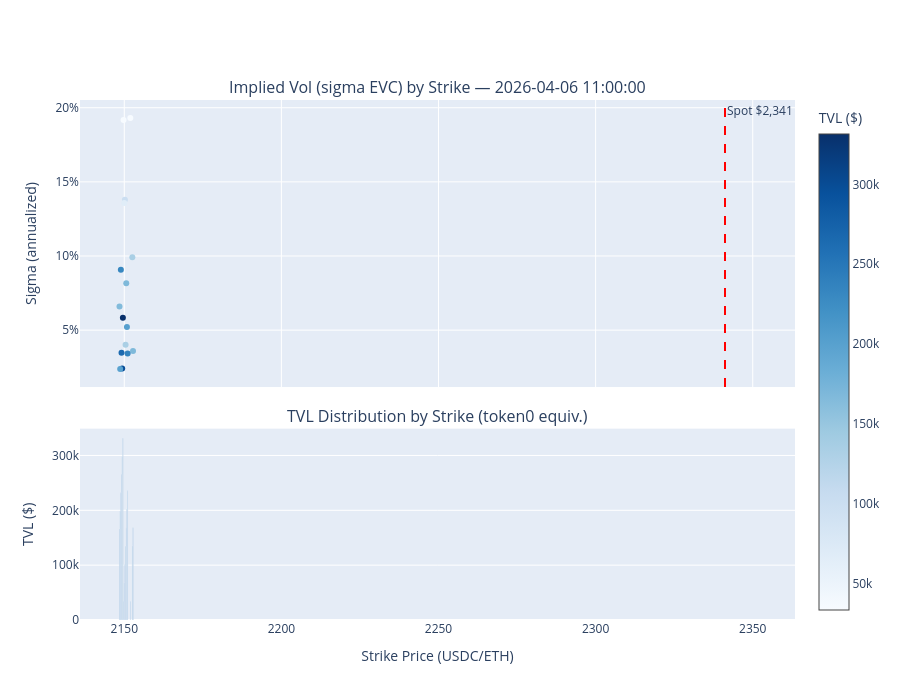

Notebook source saved alongside this figure:
### Code cell
# --- Chart 1: Vol Smile by Strike Price ---
fig = make_subplots(
    rows=2, cols=1, shared_xaxes=True, vertical_spacing=0.08,
    subplot_titles=[
        f"Implied Vol (sigma EVC) by Strike — {latest_hour}",
        "TVL Distribution by Strike (token0 equiv.)",
    ],
    row_heights=[0.6, 0.4],
)

strikes = snap["strike_price"].to_list()
sigmas = snap["sigma_evc"].to_list()
tvls = snap["tick_tvl"].to_list()

# Sigma scatter (color by TVL for liquidity weighting intuition)
fig.add_trace(go.Scatter(
    x=strikes, y=sigmas,
    mode="markers",
    marker=dict(
        size=6, color=tvls, colorscale="Blues", showscale=True,
        colorbar=dict(title="TVL ($)", x=1.02),
    ),
    name="sigma_evc",
    hovertemplate="Strike: $%{x:,.0f}<br>Sigma: %{y:.2%}<br>TVL: $%{marker.color:,.0f}<extra></extra>",
), row=1, col=1)

# Spot reference
fig.add_vline(x=spot, line_dash="dash", line_color="red", annotation_text=f"Spot ${spot:,.0f}", row=1, col=1)
fig.add_vline(x=spot, line_dash="dash", line_color="red", row=2, col=1)

# TVL bar chart
fig.add_trace(go.Bar(
    x=strikes, y=tvls,
    marker_color="rgba(55, 128, 191, 0.6)",
    name="TVL",
    hovertemplate="Strike: $%{x:,.0f}<br>TVL: $%{y:,.0f}<extra></extra>",
), row=2, col=1)

fig.update_yaxes(title_text="Sigma (annualized)", tickformat=".0%", row=1, col=1)
fig.update_yaxes(title_text="TVL ($)", row=2, col=1)
fig.update_xaxes(title_text="Strike Price (USDC/ETH)", row=2, col=1)
fig.update_layout(height=700, showlegend=False)
fig.show()

### Figure 1 — Plotly figure (JSON) as saved in the notebook; plotly's stock layout.template omitted (floating-point values rounded to 4 significant figures)
{"data": [{"hovertemplate": "Strike: $%{x:,.0f}<br>Sigma: %{y:.2%}<br>TVL: $%{marker.color:,.0f}<extra></extra>", "marker": {"color": [168400.0, 134700.0, 33680.0, 235600.0, 202000.0, 168300.0, 134600.0, 101000.0, 67320.0, 33660.0, 331500.0, 298300.0, 265200.0, 232000.0, 198900.0, 165700.0], "colorbar": {"title": {"text": "TVL ($)"}, "x": 1.02}, "colorscale": [[0, "rgb(247,251,255)"], [0.125, "rgb(222,235,247)"], [0.25, "rgb(198,219,239)"], [0.375, "rgb(158,202,225)"], [0.5, "rgb(107,174,214)"], [0.625, "rgb(66,146,198)"], [0.75, "rgb(33,113,181)"], [0.875, "rgb(8,81,156)"], [1, "rgb(8,48,107)"]], "showscale": true, "size": 6}, "mode": "markers", "name": "sigma_evc", "type": "scatter", "x": [2153.0, 2153.0, 2152.0, 2151.0, 2151.0, 2151.0, 2150.0, 2150.0, 2150.0, 2150.0, 2150.0, 2149.0, 2149.0, 2149.0, 2149.0, 2148.0], "xaxis": "x", "y": [0.03585, 0.09917, 0.193, 0.03428, 0.0522, 0.08164, 0.0402, 0.1379, 0.1357, 0.1917, 0.05837, 0.02413, 0.03481, 0.09071, 0.02383, 0.06588], "yaxis": "y"}, {"hovertemplate": "Strike: $%{x:,.0f}<br>TVL: $%{y:,.0f}<extra></extra>", "marker": {"color": "rgba(55, 128, 191, 0.6)"}, "name": "TVL", "type": "bar", "x": [2153.0, 2153.0, 2152.0, 2151.0, 2151.0, 2151.0, 2150.0, 2150.0, 2150.0, 2150.0, 2150.0, 2149.0, 2149.0, 2149.0, 2149.0, 2148.0], "xaxis": "x2", "y": [168400.0, 134700.0, 33680.0, 235600.0, 202000.0, 168300.0, 134600.0, 101000.0, 67320.0, 33660.0, 331500.0, 298300.0, 265200.0, 232000.0, 198900.0, 165700.0], "yaxis": "y2"}], "layout": {"annotations": [{"font": {"size": 16}, "showarrow": false, "text": "Implied Vol (sigma EVC) by Strike — 2026-04-06 11:00:00", "x": 0.5, "xanchor": "center", "xref": "paper", "y": 1, "yanchor": "bottom", "yref": "paper"}, {"font": {"size": 16}, "showarrow": false, "text": "TVL Distribution by Strike (token0 equiv.)", "x": 0.5, "xanchor": "center", "xref": "paper", "y": 0.368, "yanchor": "bottom", "yref": "paper"}, {"showarrow": false, "text": "Spot $2,341", "x": 2341.0, "xanchor": "left", "xref": "x", "y": 1, "yanchor": "top", "yref": "y domain"}], "height": 700, "shapes": [{"line": {"color": "red", "dash": "dash"}, "type": "line", "x0": 2341.0, "x1": 2341.0, "xref": "x", "y0": 0, "y1": 1, "yref": "y domain"}], "showlegend": false, "xaxis": {"anchor": "y", "domain": [0, 1], "matches": "x2", "showticklabels": false}, "xaxis2": {"anchor": "y2", "domain": [0, 1], "title": {"text": "Strike Price (USDC/ETH)"}}, "yaxis": {"anchor": "x", "domain": [0.448, 1], "tickformat": ".0%", "title": {"text": "Sigma (annualized)"}}, "yaxis2": {"anchor": "x2", "domain": [0, 0.368], "title": {"text": "TVL ($)"}}}}
